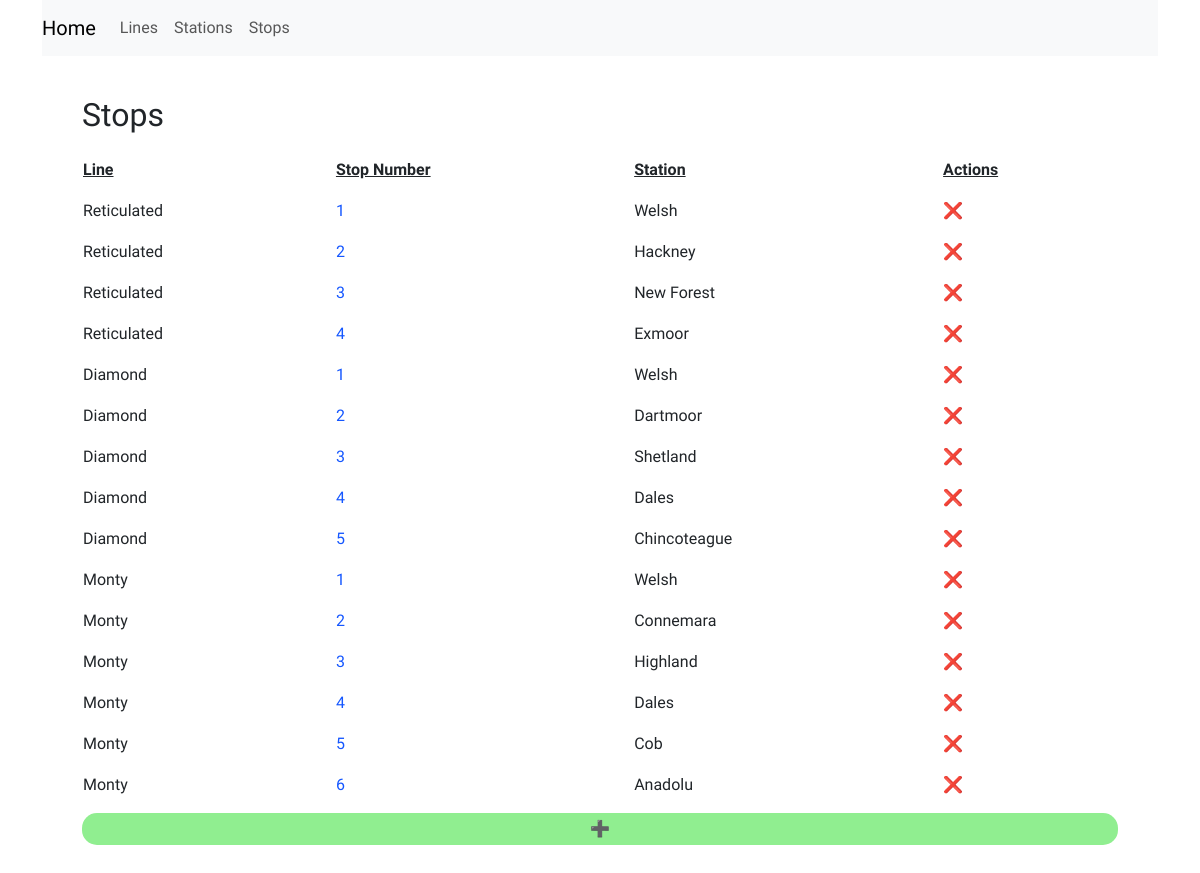
The app's page /stops/, older data.
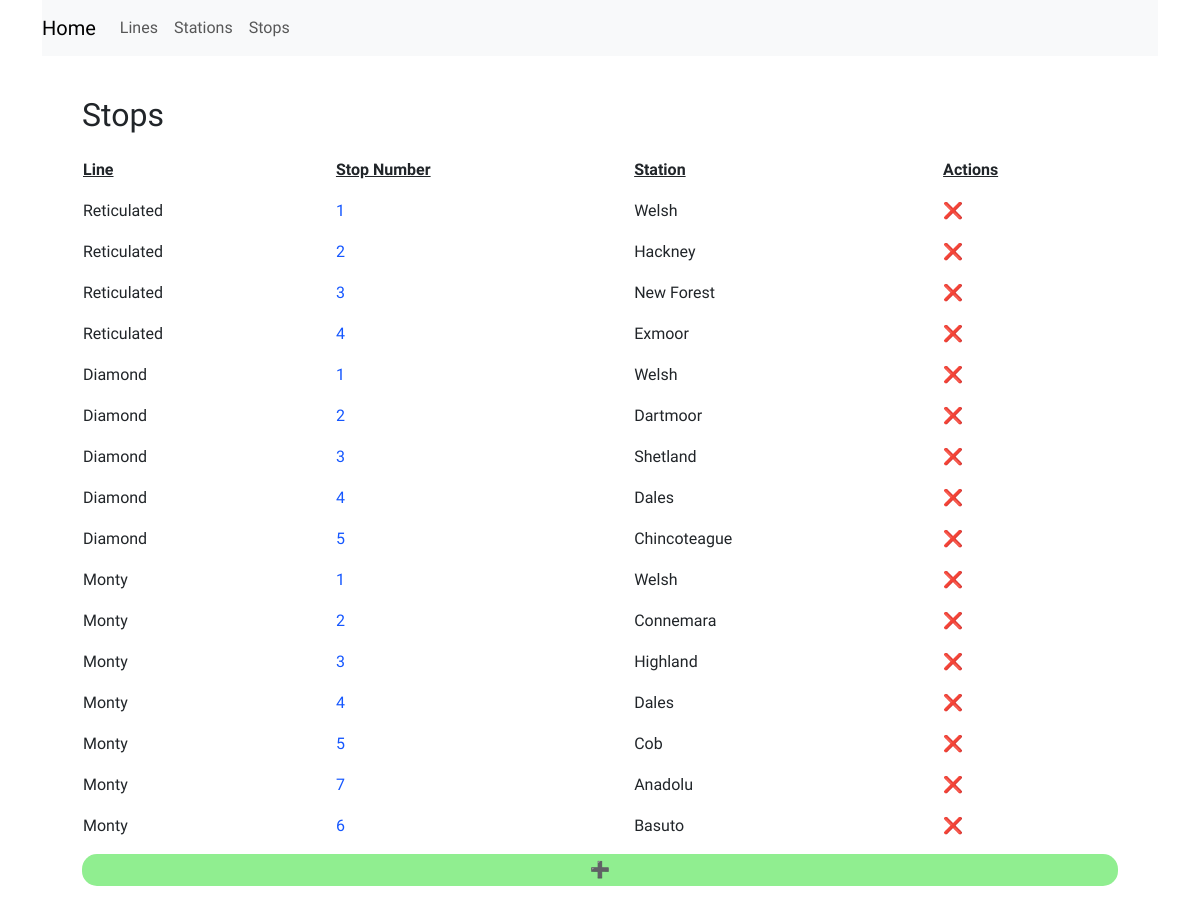
The same page, newer data.
### routes/models.py (models this page shows, shortened)
class Stop(models.Model):
    class Meta:
        unique_together = (('line', 'stop_number'))
    line = models.ForeignKey(Line, on_delete=models.CASCADE)
    station = models.ForeignKey(Station, on_delete=models.CASCADE)
    stop_number = models.PositiveIntegerField()

class Line(models.Model):
    name = models.CharField(unique=True, max_length=200)

class Station(models.Model):
    name = models.CharField(unique=True, max_length=200)
    accessible = models.BooleanField(default=False)

### routes/views.py (the view)
# urls.py: path('stops/', views.StopView.as_view(), name="stops"),
class StopView(ListView):
    model = Stop
    template_name = "routes/stops.html"

### routes/templates/routes/stops.html (shortened to what this page needs)
{% extends 'base.html' %}
{% load static %}
{% block content %}
  <div>
    <h2>Stops</h2>
    <table class="line-table">
      <thead>
        <tr>
          <th>Line</th>
          <th>Stop Number</th>
          <th>Station</th>
          <th>Actions</th>
        </tr>
      </thead>
      <tbody>
      {% for stop in object_list %}
        <tr>
          <td>{{ stop.line.name }}</td>
          <td><a href="{% url "update_stop" stop.id %}">{{ stop.stop_number }}</a></td>
          <td>{{ stop.station.name }}</td>
          <td><a href="{% url "delete_stop" stop.id %}" style="text-decoration: none; color: inherit;">❌</a></td>
        </tr>
      {% endfor %}
      </tbody>
    </table>
    <a href="{% url "create_stop" %}" style="display: inherit; text-align: center; border-radius: 15px; text-decoration: none; color: inherit; padding: 4px; background-color: lightgreen;">➕</a>
  </div>
{% endblock %}

Row changes from the older to the newer data that the page shows:
changed Stop "Anadolu": stop_number "6" → "7"
added Stop: line.name "Monty", stop_number "6", station.name "Basuto"
